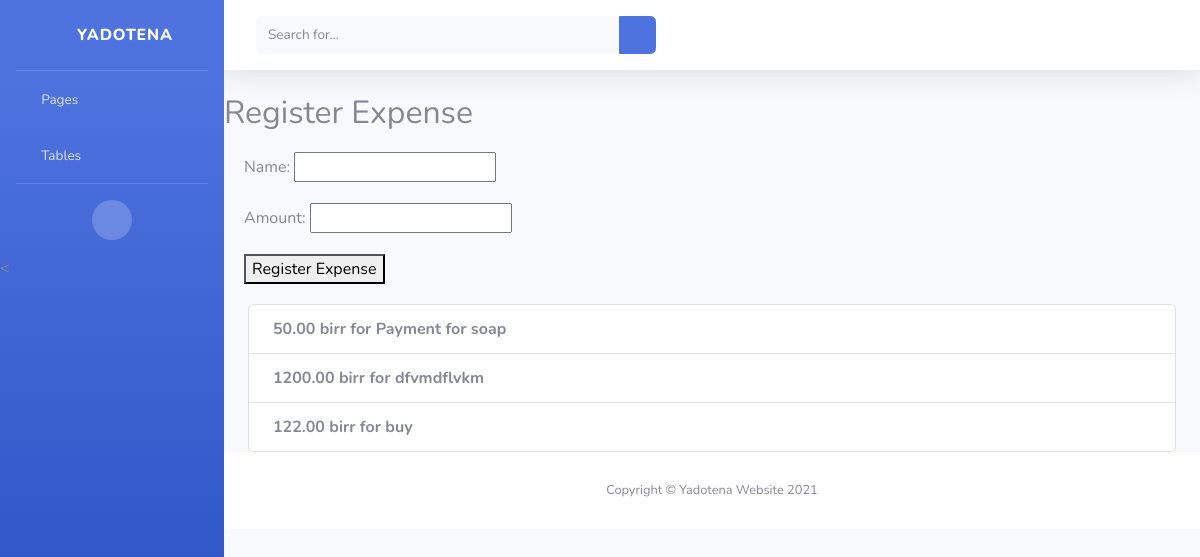
Page /addexpence/ (signed in) on the committed database.
### seller/models.py (models this page shows, shortened)
class Expense(models.Model):
    name = models.CharField(max_length=200)
    amount = models.DecimalField(max_digits=10, decimal_places=2)
    date = models.DateTimeField(auto_now_add=True)

### seller/views.py (the view)
# urls.py: path('addexpence/', views.register_expense, name='expense_add'),
@login_required(login_url=reverse_lazy('login'))
def register_expense(request):
    if request.method == 'POST':
        form = ExpenseForm(request.POST)
        if form.is_valid():
            form.save()
            return redirect('expense_add')
    else:
        form = ExpenseForm()
    expense = Expense.objects.all()[::-1][:30]
    return render(request, 'expense_form.html', {'expense_form': form, 'exps': expense})

### seller/forms.py
class ExpenseForm(forms.ModelForm):
    class Meta:
        model = Expense
        fields = ['name', 'amount']

### templates/expense_form.html (shortened to what this page needs)
{% extends 'base.html' %}
{% block content %}
<h2>Register Expense</h2>
<form style="margin: 20px;" method="post">
    {{ expense_form.as_p }}
    <button type="submit">Register Expense</button>
</form>
<ul class="list-group container-fluid">
    {% for pro in exps %}
        <li class="list-group-item container-fluid"><strong>{{pro.amount}} birr  for {{pro.name}}</strong></li>
    {% endfor %}
</ul>
{% endblock %}

### rows in the picture
Expense: amount "50.00", name "Payment for soap"
Expense: amount "1200.00", name "dfvmdflvkm"
Expense: amount "122.00", name "buy"
